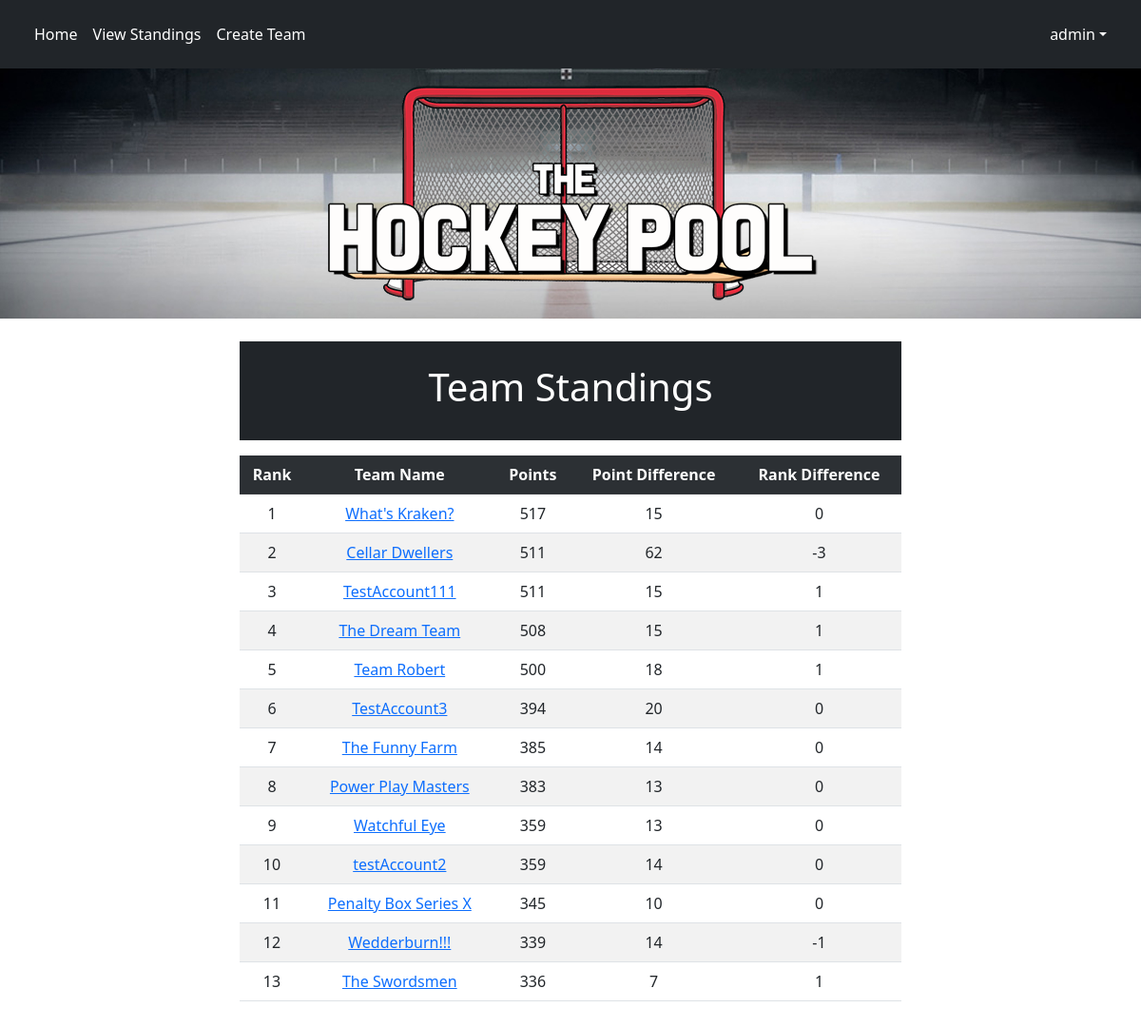
Screenshot of /teamStandings (signed in) with the database file from the repository.
### tables this page shows
CREATE TABLE "standings" (
	"teamID" 	int not NULL,
	"points"	int not NULL DEFAULT 0,
	"pointsYesterday"	int not NULL DEFAULT 0,
	"rank"	int not NULL DEFAULT 0,
	"rankYesterday"	int not NULL DEFAULT 0,
	PRIMARY KEY("teamID"),
	CONSTRAINT "standings-fk-teamID"
	FOREIGN KEY ("teamID")
    REFERENCES poolTeams ("teamID")
);

CREATE TABLE "poolTeams" (
	"teamID"	INTEGER NOT NULL,
	"teamName"	varchar(40) NOT NULL,
	"username"	varchar(30) NOT NULL,
	"player1"	INTEGER NOT NULL,
	"player2"	INTEGER NOT NULL,
	"player3"	INTEGER NOT NULL,
	"player4"	INTEGER NOT NULL,
	"player5"	INTEGER NOT NULL,
	"player6"	INTEGER NOT NULL,
	"player7"	INTEGER NOT NULL,
	"player8"	INTEGER NOT NULL,
	"player9"	INTEGER NOT NULL,
	"player10"	INTEGER NOT NULL,
	"player11"	INTEGER NOT NULL,
	"player12"	INTEGER NOT NULL,
	"player13"	INTEGER NOT NULL,
	"player14"	INTEGER NOT NULL,
	"player15"	INTEGER NOT NULL,
	"player16"	INTEGER NOT NULL,
	"player17"	INTEGER NOT NULL,
	"player18"	INTEGER NOT NULL,
	"player19"	INTEGER NOT NULL,
	"player20"	INTEGER NOT NULL,
	"player21"	INTEGER NOT NULL,
	"teamLogo"	TEXT NOT NULL,
	CONSTRAINT "poolTeams-fk-player15" FOREIGN KEY("player15") REFERENCES "players"("playerID"),
	CONSTRAINT "poolTeams-fk-player6" FOREIGN KEY("player6") REFERENCES "players"("playerID"),
	CONSTRAINT "poolTeams-fk-player11" FOREIGN KEY("player11") REFERENCES "players"("playerID"),
	CONSTRAINT "poolTeams-fk-player1" FOREIGN KEY("player1") REFERENCES "players"("playerID"),
	CONSTRAINT "poolTeams-fk-player3" FOREIGN KEY("player3") REFERENCES "players"("playerID"),
	CONSTRAINT "poolTeams-fk-player12" FOREIGN KEY("player12") REFERENCES "players"("playerID"),
	CONSTRAINT "poolTeams-fk-player20" FOREIGN KEY("player20") REFERENCES "players"("playerID"),
	CONSTRAINT "poolTeams-fk-users" FOREIGN KEY("username") REFERENCES "users"("username"),
	CONSTRAINT "poolTeams-fk-player13" FOREIGN KEY("player13") REFERENCES "players"("playerID"),
	CONSTRAINT "poolTeams-fk-player14" FOREIGN KEY("player14") REFERENCES "players"("playerID"),
	CONSTRAINT "poolTeams-fk-player18" FOREIGN KEY("player18") REFERENCES "players"("playerID"),
	CONSTRAINT "poolTeams-fk-player10" FOREIGN KEY("player10") REFERENCES "players"("playerID"),
	CONSTRAINT "poolTeams-fk-player9" FOREIGN KEY("player9") REFERENCES "players"("playerID"),
	CONSTRAINT "poolTeams-fk-player2" FOREIGN KEY("player2") REFERENCES "players"("playerID"),
	CONSTRAINT "poolTeams-fk-player5" FOREIGN KEY("player5") REFERENCES "players"("playerID"),
	CONSTRAINT "poolTeams-fk-player7" FOREIGN KEY("player7") REFERENCES "players"("playerID"),
	CONSTRAINT "poolTeams-fk-player19" FOREIGN KEY("player19") REFERENCES "players"("playerID"),
	CONSTRAINT "poolTeams-fk-player21" FOREIGN KEY("player21") REFERENCES "players"("playerID"),
	CONSTRAINT "poolTeams-fk-player4" FOREIGN KEY("player4") REFERENCES "players"("playerID"),
	CONSTRAINT "poolTeams-fk-player8" FOREIGN KEY("player8") REFERENCES "players"("playerID"),
	PRIMARY KEY("teamID" AUTOINCREMENT),
	CONSTRAINT "poolTeams-fk-player17" FOREIGN KEY("player17") REFERENCES "players"("playerID"),
	CONSTRAINT "poolTeams-fk-player16" FOREIGN KEY("player16") REFERENCES "players"("playerID")
);

### application.py (the view)
@app.route("/teamStandings")
def teamStandings():
    while True:
        try:
            db.connect()
            teamStandings = db.getTeamStandings()
            return render_template("teamStandings.html", teamStandings=teamStandings, username=getUserInfo(),
                                   permission=getUserPermission(), userTeamID=getUserTeamID())
        except sqlite3.ProgrammingError:
            db.close()

### application.py (called while the page is built)
def userTeam():
    while (True):
        try:
            db.connect()
            username = None
            teamInPool = False
            if "username" in session:
                username = session["username"]
                if (db.checkForUserInPool(username)):
                    teamInPool = True
            return teamInPool
        except sqlite3.ProgrammingError:
            db.close()

def getUserTeamID():
    while (True):
        try:
            db.connect()
            username = None
            teamID = None
            if(userTeam()):
                username = session["username"]
                teamID = db.getUserPoolTeamID(username)
            return teamID
        except sqlite3.ProgrammingError:
            db.close()

def getUserInfo():
    username = None
    if "username" in session:
        username = session["username"]
    return username

def getUserPermission():
    permission = None
    if "permission" in session:
        permission = session["permission"]
    return permission

### db.py (called while the page is built, shortened)
def connect():
    global conn

def getTeamStandings():
    sql = '''Select pt.teamID, pt.teamName, s.points, s.pointsYesterday, s.rank, s.rankYesterday
                     From poolTeams pt join standings s
                        on pt.teamID = s.teamID
                    Order by s.points DESC'''
    try:
        with closing(conn.cursor()) as c:
            c.execute(sql)
            results = c.fetchall()
            standings = []
            for result in results:
                standings.append((result[0], result[1], result[2], result[3], result[4], result[5]))
            return standings
    except sqlite3.OperationalError as e:
        print("Error: Database could not be read. Program closing")
        print(e)

def checkForUserInPool(username):
    sql = '''Select * from poolTeams
                        where username = ?'''
    try:
        with closing(conn.cursor()) as c:
            c.execute(sql, (username,))
            results = c.fetchone()
            if (results):
                return True
            else:
                return False
    except sqlite3.OperationalError as e:
        print("Error: Database could not be read. Program closing")
        print(e)

### templates/teamStandings.html (shortened to what this page needs)
{% extends "base.html" %}
{% block content %}
    <div class="aligns-items-center justify-content-center pb-3" style="max-width: 700px; text-align: center">
        <div id="heading" class="mt-4 p-4 bg-dark text-white">
            <h1 style="text-align:center">Team Standings</h1>
        </div>
        <div class="pt-3">
            <table class="table table-striped w-100" style="text-align:center">
                <tr class="table-dark"><th scope="col">Rank</th><th scope="col">Team Name</th><th scope="col">Points</th><th scope="col">Point Difference</th><th scope="col">Rank Difference</th></tr>
                {% for team in teamStandings %}
                    <tr><td>{{team[4]}}</td><td><a href="{{ url_for('teamStats', teamID=team[0]) }}">{{team[1]}}</a></td><td>
                        {{team[2]}}</td><td>{{team[2]-team[3]}}</td><td>{{team[4]-team[5]}}</td></tr>
                {% endfor %}
            </table>
        </div>
    </div>
{% endblock %}

### rows the page displays
standings: rank "1", teamName "What's Kraken?", points "517", team[2]-team[3] "15", team[4]-team[5] "0"
standings: rank "2", teamName "Cellar Dwellers", points "511", team[2]-team[3] "62", team[4]-team[5] "-3"
standings: rank "3", teamName "TestAccount111", points "511", team[2]-team[3] "15", team[4]-team[5] "1"
standings: rank "4", teamName "The Dream Team", points "508", team[2]-team[3] "15", team[4]-team[5] "1"
standings: rank "5", teamName "Team Robert", points "500", team[2]-team[3] "18", team[4]-team[5] "1"
standings: rank "6", teamName "TestAccount3", points "394", team[2]-team[3] "20", team[4]-team[5] "0"
standings: rank "7", teamName "The Funny Farm", points "385", team[2]-team[3] "14", team[4]-team[5] "0"
standings: rank "8", teamName "Power Play Masters", points "383", team[2]-team[3] "13", team[4]-team[5] "0"
standings: rank "9", teamName "Watchful Eye", points "359", team[2]-team[3] "13", team[4]-team[5] "0"
standings: rank "10", teamName "testAccount2", points "359", team[2]-team[3] "14", team[4]-team[5] "0"
standings: rank "11", teamName "Penalty Box Series X", points "345", team[2]-team[3] "10", team[4]-team[5] "0"
standings: rank "12", teamName "Wedderburn!!!", points "339", team[2]-team[3] "14", team[4]-team[5] "-1"
standings: rank "13", teamName "The Swordsmen", points "336", team[2]-team[3] "7", team[4]-team[5] "1"

### other values shown
{{ username }} "admin"
